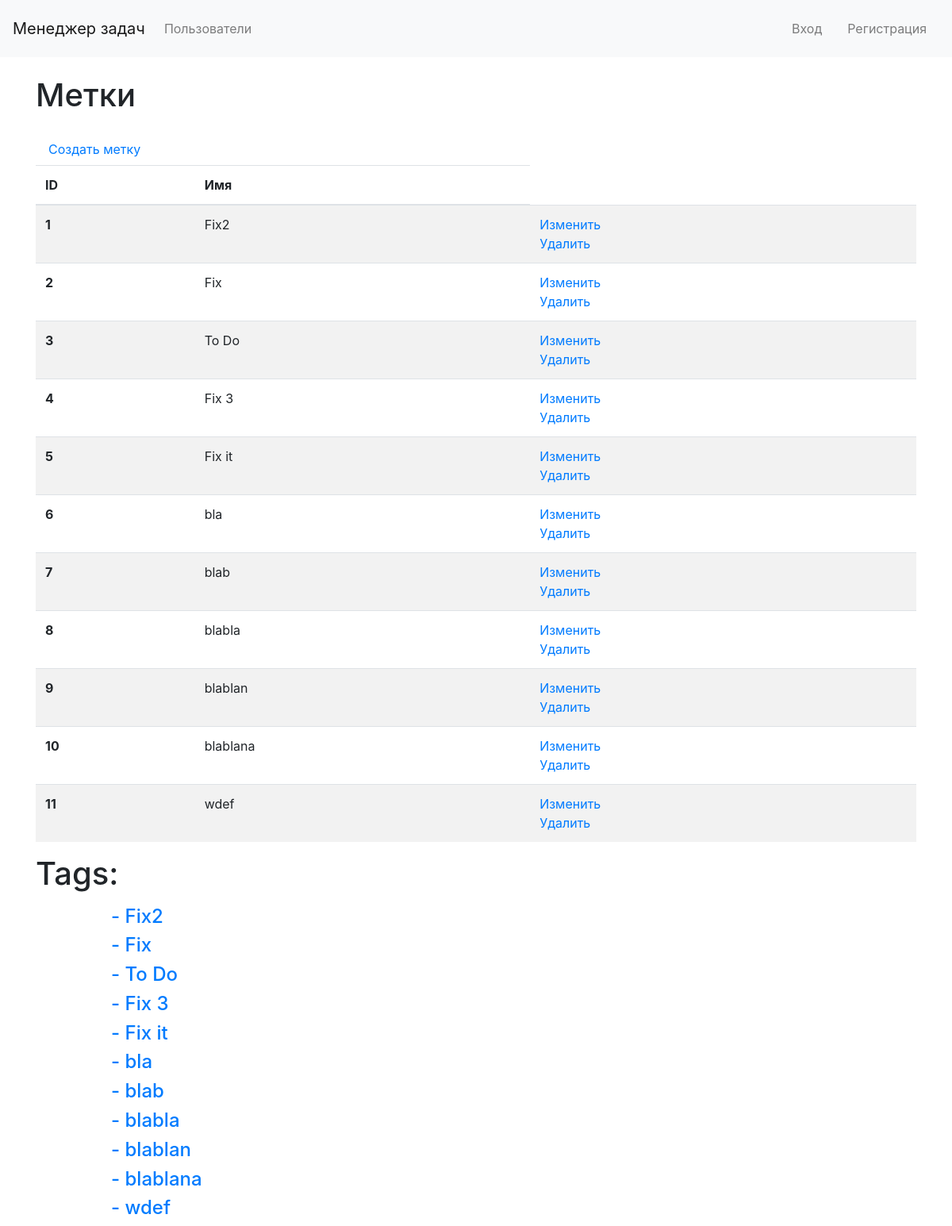
The app's page /tasks/tags/, older data.
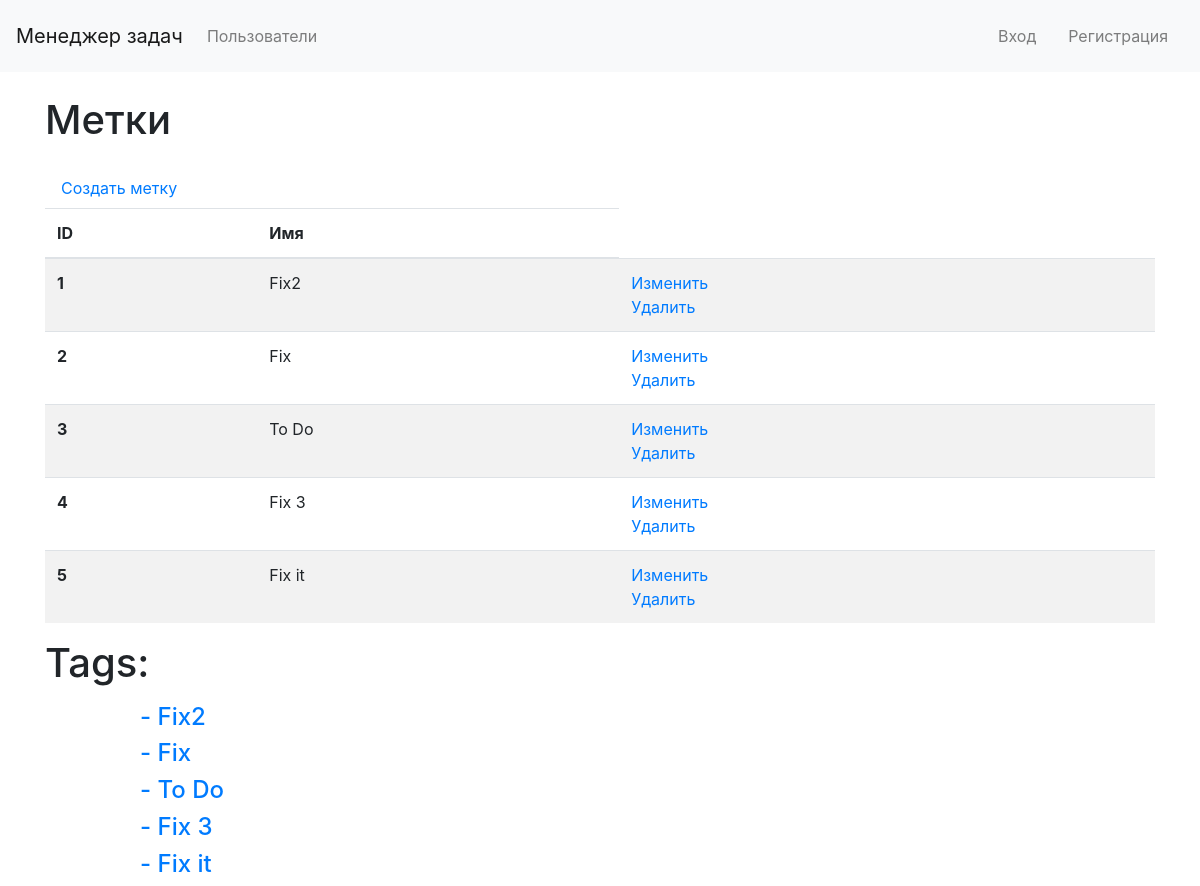
The same page, newer data.
### tasks/models.py (models this page shows, shortened)
class Tag(models.Model):
    title = models.CharField(max_length=50, unique=True)
    def get_absolute_url(self):
        return reverse('tasks:tag_detail_url', kwargs={'pk': self.id})

### tasks/views.py (the view)
# urls.py: path('tags/', views.TagsList.as_view(), name='tags_list_url'),
class TagsList(generic.ListView):
    template_name = 'tasks/tags_list.html'
    context_object_name = 'tags'
    def get_queryset(self):
        return Tag.objects.all()

### tasks/templates/tasks/tags_list.html (shortened to what this page needs)
{% extends 'tasks/base_tasks.html' %}
{% load i18n %}
{% block content %}
<div class="container wrapper flex-grow-1">
    <h1 class="my-4">{% trans 'Tags' %}</h1>
    <a class="nav-link" href="{% url "tasks:tag_create_url" %}">{% trans 'Create tag' %}</a>
    <table class="table table-striped">
        <thead>
            <tr>
                <th scope="col">ID</th>
                <th scope="col">{% trans 'Title' %}</th>
            </tr>
        </thead>
        <tbody>
            {% for tag in tags %}
            <tr>
                <th scope="row">{{ tag.id }}</th>
                <td>{{ tag.title }}</td>
                <td>
                    <a href="{% url 'tasks:tag_update_url' tag.id %}">{% trans 'Edit' %}</a>
                    <br>
                    <a href="{% url 'tasks:tag_delete_url' tag.id %}">{% trans 'Delete' %}</a>
                </td>
            </tr>
            {% endfor %}
        </tbody>
    </table>
</div>
<div class="container">
    <div class="row">
        <h1 class="col-sm-4 offset-md-0 mb-3">Tags:</h1>
    </div>
</div>
{% for tag in tags %}
<div class="container">
    <div class="row">
        <div class="col-sm-4 offset-md-1">
            <h4><a href="{{ tag.get_absolute_url }}"> - {{ tag.title }}</h4>
        </div>
    </div>
</div>
{% endfor %}
{% endblock %}

### tasks/templates/tasks/base_tasks.html
{% extends 'base.html' %}

### templates/base.html (shortened to what this page needs)
<!DOCTYPE html>
{% load i18n %}
<html lang="en">
<head>
    <link rel="stylesheet" href="https://maxcdn.bootstrapcdn.com/bootstrap/4.5.2/css/bootstrap.min.css">
</head>
<body>
    <nav class="navbar navbar-expand-lg navbar-light bg-light mb-3">
        <a class="navbar-brand" href="/">{% trans 'Task manager' %}</a>
        <div class="collapse navbar-collapse">
            <ul class="navbar-nav mr-auto">
                <li class="nav-item">
                    <a class="nav-link" href="{% url 'tasks:users_list_url' %}">{% trans 'Users' %}</a>
                </li>
            </ul>
            <ul class="navbar-nav">
                {% if request.user.is_authenticated %}
                <li class="nav-link">
                    <p class="nav-link">{% trans 'User' %}: {{ user.get_username }}</p>
                </li>
                {% if request.user.is_authenticated and request.user.is_staff %}
                <li class="nav-link">
                    <a class="btn nav-link" href="/admin">{% trans 'Admin panel' %}</a>
                </li>
                {% endif %}
                <li class="btn nav-link">
                    <a class="nav-link" href="{% url 'logout' %}">{% trans 'Log out' %}</a>
                </li>
                {% else %}
                <li class="nav-link">
                    <a class="nav-link" href="{% url 'login' %}">{% trans 'Log in' %}</a>
                </li>
                <li class="nav-link">
                    <a class="nav-link" href="{% url 'sign_up_url' %}">{% trans 'Sign up' %}</a>
                </li>
                {% endif %}
            </ul>
        </div>
    </nav>
    <div>
        {% block content %}{% endblock %}
    </div>
</body>
</html>

Row changes from the older to the newer data that the page shows:
removed Tag: id "6", title "bla"
removed Tag: id "7", title "blab"
removed Tag: id "8", title "blabla"
removed Tag: id "9", title "blablan"
removed Tag: id "10", title "blablana"
removed Tag: id "11", title "wdef"
